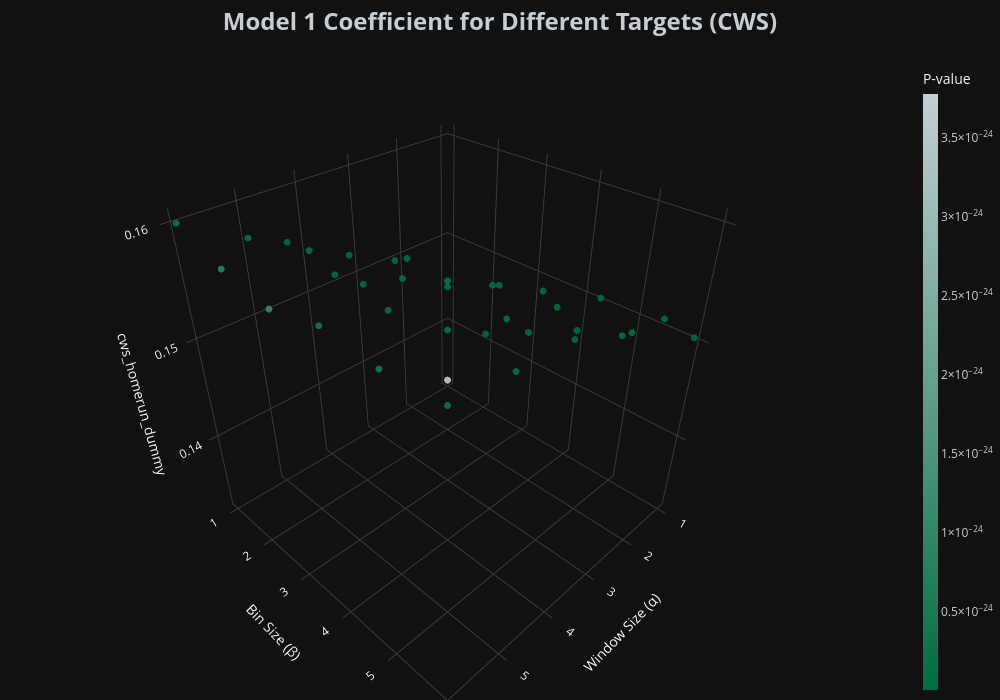

This figure's notebook cell:
### Code cell
# Plot home run beta for CWS

fig = graph_model_stats(
    df=cws_m1_stats_df,
    stat_type='beta',
    title='Model 1 Coefficient',
    z='cws_homerun_dummy',
    gradient='p_value',
    team='CWS'
)

fig.show()

### Figure 1 — Plotly figure (JSON) as saved in the notebook; plotly's stock layout.template omitted (floating-point values rounded to 4 significant figures)
{"data": [{"marker": {"color": [3.78e-24, 1.768e-26, 7.776e-27, 5.514e-27, 2.399e-27, 2.451e-27, 1.775e-27, 3.571e-27, 4.039e-27, 1.82e-27, 2.292e-27, 5.247e-27, 8.396e-26, 2.355e-26, 5.708e-27, 6.606e-27, 1.544e-26, 3.022e-26, 7.361e-26, 1.226e-26, 1.301e-26, 3.363e-26, 6.755e-26, 4.776e-26, 9.946e-26, 2.034e-26, 5.978e-26, 1.235e-25, 7.789e-26, 1.341e-25, 2.582e-25, 7.831e-25, 1.096e-24, 3.253e-25, 4.207e-25, 2.794e-25], "colorbar": {"thickness": 15, "tickfont": {"color": "#C4CED4"}, "title": {"text": "P-value"}}, "colorscale": [[0, "#006D40"], [1, "#C4CED4"]], "opacity": 0.9, "showscale": true, "size": 4}, "mode": "markers", "type": "scatter3d", "x": [1, 1, 1, 1, 1, 1, 2, 2, 2, 2, 2, 2, 3, 3, 3, 3, 3, 3, 4, 4, 4, 4, 4, 4, 5, 5, 5, 5, 5, 5, 6, 6, 6, 6, 6, 6], "y": [1, 2, 3, 4, 5, 6, 1, 2, 3, 4, 5, 6, 1, 2, 3, 4, 5, 6, 1, 2, 3, 4, 5, 6, 1, 2, 3, 4, 5, 6, 1, 2, 3, 4, 5, 6], "z": [0.1326, 0.1412, 0.1438, 0.1464, 0.1485, 0.1505, 0.1497, 0.1493, 0.151, 0.1525, 0.154, 0.1545, 0.149, 0.1516, 0.1535, 0.1551, 0.1555, 0.1555, 0.1542, 0.1557, 0.1572, 0.1571, 0.1568, 0.1577, 0.1572, 0.1587, 0.158, 0.1575, 0.1584, 0.158, 0.1601, 0.1585, 0.1576, 0.1586, 0.1581, 0.1585]}], "layout": {"height": 700, "margin": {"b": 0, "l": 0, "r": 0, "t": 60}, "paper_bgcolor": "#111111", "scene": {"aspectmode": "cube", "bgcolor": "#111111", "xaxis": {"gridcolor": "rgb(60, 60, 60)", "showbackground": false, "title": {"text": "Window Size (α)"}}, "yaxis": {"gridcolor": "rgb(60, 60, 60)", "showbackground": false, "title": {"text": "Bin Size (β)"}}, "zaxis": {"gridcolor": "rgb(60, 60, 60)", "showbackground": false, "title": {"text": "cws_homerun_dummy"}}}, "showlegend": false, "title": {"font": {"color": "#C4CED4", "size": 24}, "text": "<b>Model 1 Coefficient for Different Targets (CWS)</b>", "x": 0.5, "xanchor": "center"}, "width": 1000}}
